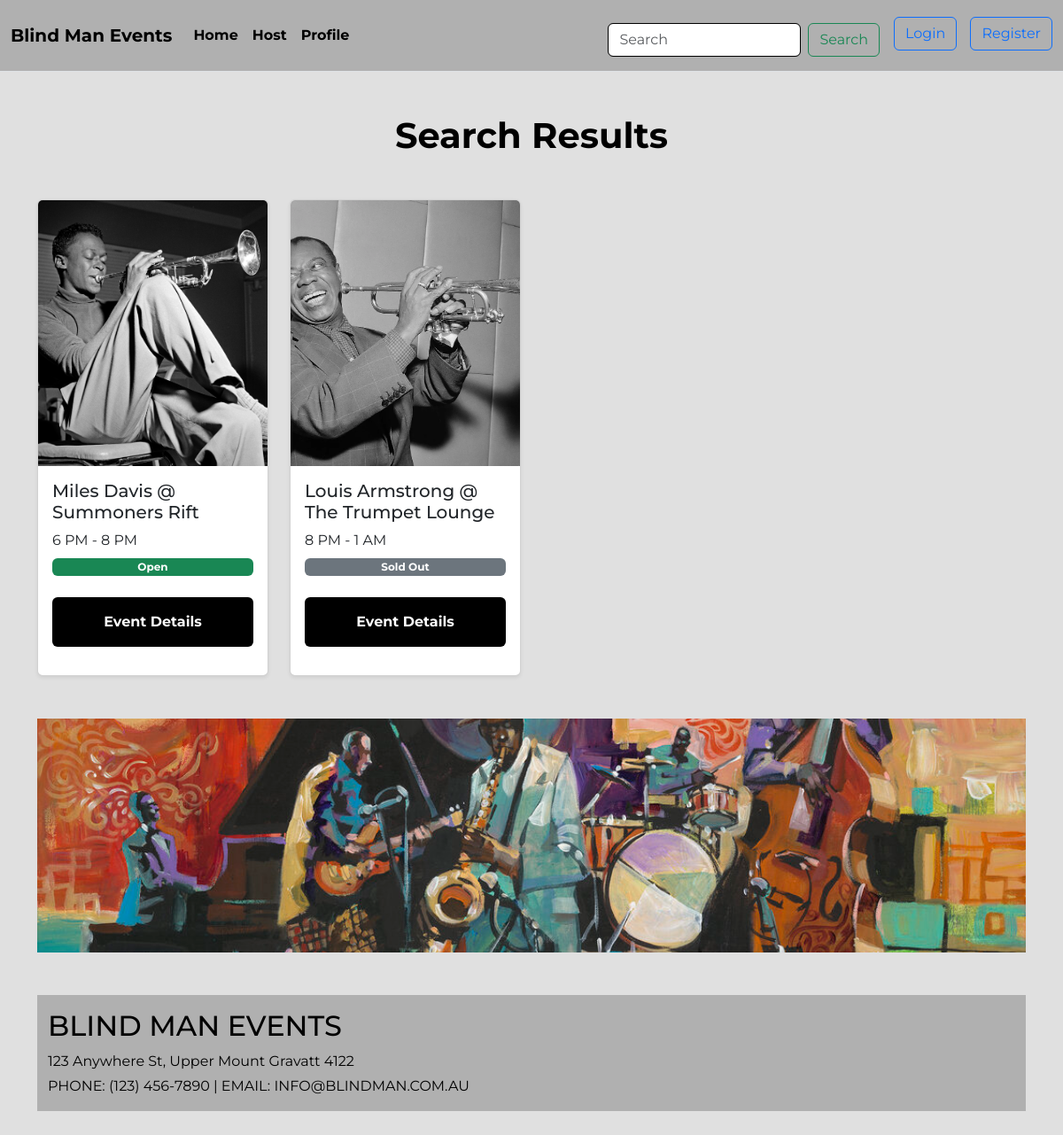
The page /LiveJazz on the database its author committed.
### travel/models.py (models this page shows, shortened)
class Event(db.Model):
    __tablename__ = 'events'
    id = db.Column(db.Integer, primary_key=True)
    title = db.Column(db.String(80))
    date = db.Column(db.String(80))
    time = db.Column(db.String(80))
    location = db.Column(db.String(100))
    event_description = db.Column(db.String(200))
    event_type = db.Column(db.String(20))
    image = db.Column(db.String(400))
    tickets_remaining = db.Column(db.Integer)
    status = db.Column(db.String(20))
    ticket_price = db.Column(db.Integer)
    organizer_id = db.Column(db.Integer, db.ForeignKey('users.id'))
    comments = db.relationship('Comment', backref='event')
    booking_history = db.relationship('PurchasedTicket', backref='event')

### travel/views.py (the view)
@mainbp.route('/<category>')
def category_view(category):
    events = db.session.scalars(db.select(Event).where(Event.event_type == category))
    return render_template('searchresults.html', events=events)

### travel/templates/searchresults.html (shortened to what this page needs)
{% extends 'base.html' %} {% block content %}
<main class="container my-5">
  <div class="text-center mb-5">
    <h2 class="fw-bold display-6">
      Search Results
    </h2>
  </div>
  <div class="row gy-4">
    {% for event in events %}
    <div class="col-12 col-md-6 col-lg-3">
      <div class="card h-100 shadow-sm">
        <img
          src="{{event.image}}"
          class="card-img-top img-fluid"
          alt="Event Image"
          style="height: 300px; object-fit: cover"
        />
        <div class="card-body d-flex flex-column">
          <h5 class="card-title mb-2">{{event.title}}</h5>
          <p class="card-text mb-auto">{{event.time}}</p>
          {% if event.status == 'Cancelled' %}
            <span class="badge bg-danger mt-2 mb-2">{{event.status}}</span>
          {% elif event.status == 'Inactive' %}
            <span class="badge bg-warning mt-2 mb-2">{{event.status}}</span>
          {% elif event.status == 'Open' %}
            <span class="badge bg-success mt-2 mb-2">{{event.status}}</span>
          {% elif event.tickets_remaining == '0' or event.status == 'Sold Out' %}
            <span class="badge bg-secondary mt-2 mb-2">{{event.status}}</span>
          {% endif %}
          <a href="{{url_for('destination.show', id=event.id)}}" class="btn btn-dark mt-3"
            >Event Details</a
          >
        </div>
      </div>
    </div>
    {% endfor %}
  </div>
  <div class="image-break my-5">
    <img
      src="static/image/jazz_column.jpg"
      class="img-fluid w-100"
      alt="Jazz Band Break"
      style="height: 33vh; object-fit: cover"
    />
  </div>
  {% endblock %}

### travel/static/css/mystyle.css (style rules this page uses)
body { font-family: 'Montserrat', sans-serif; background-color: #e0e0e0; color: #000; }
.card-img-top { height: 250px; object-fit: cover; object-position: center; }
.btn-dark { background-color: #000; border: none; padding: 1rem 2rem; font-weight: 700; margin-bottom: 1rem; }
.card img { width: 100%; height: 200px; object-fit: cover; }

### rows shown on the page
Event: image (picture), title "Miles Davis @ Summoners Rift", time "6 PM - 8 PM", status "Open"
Event: image (picture), title "Louis Armstrong @ The Trumpet Lounge", time "8 PM - 1 AM", status "Sold Out"
